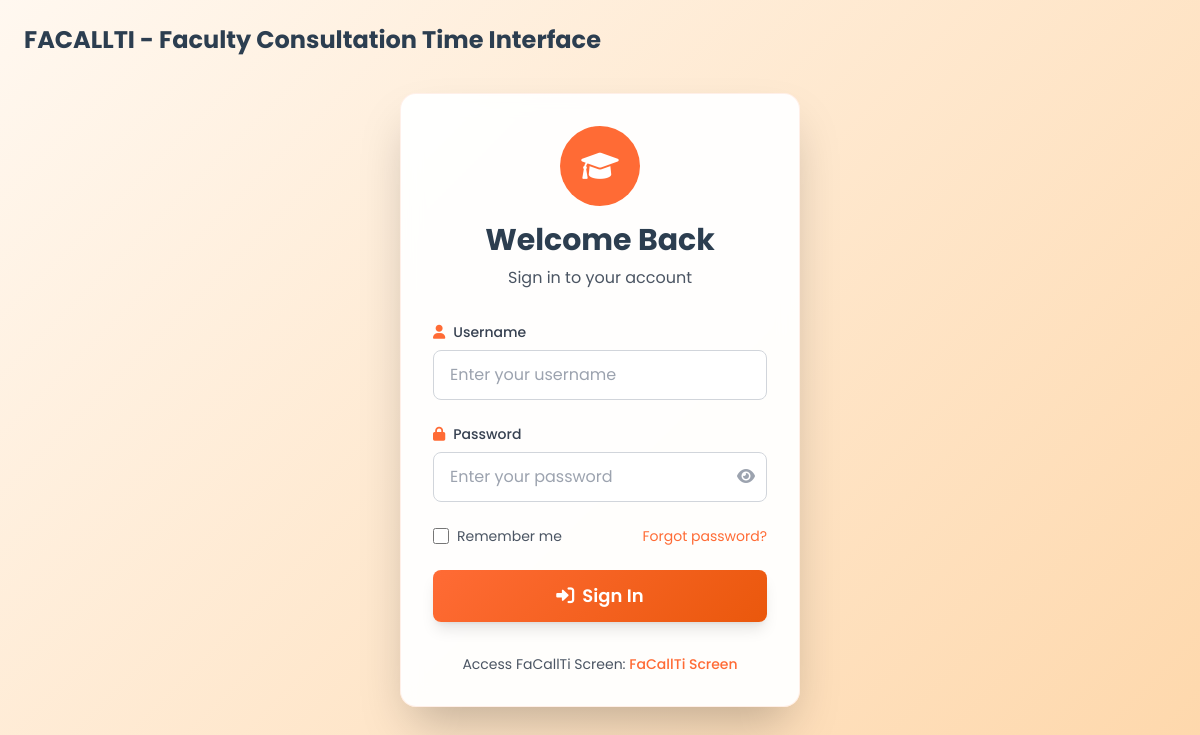
Before: / with the older database file.
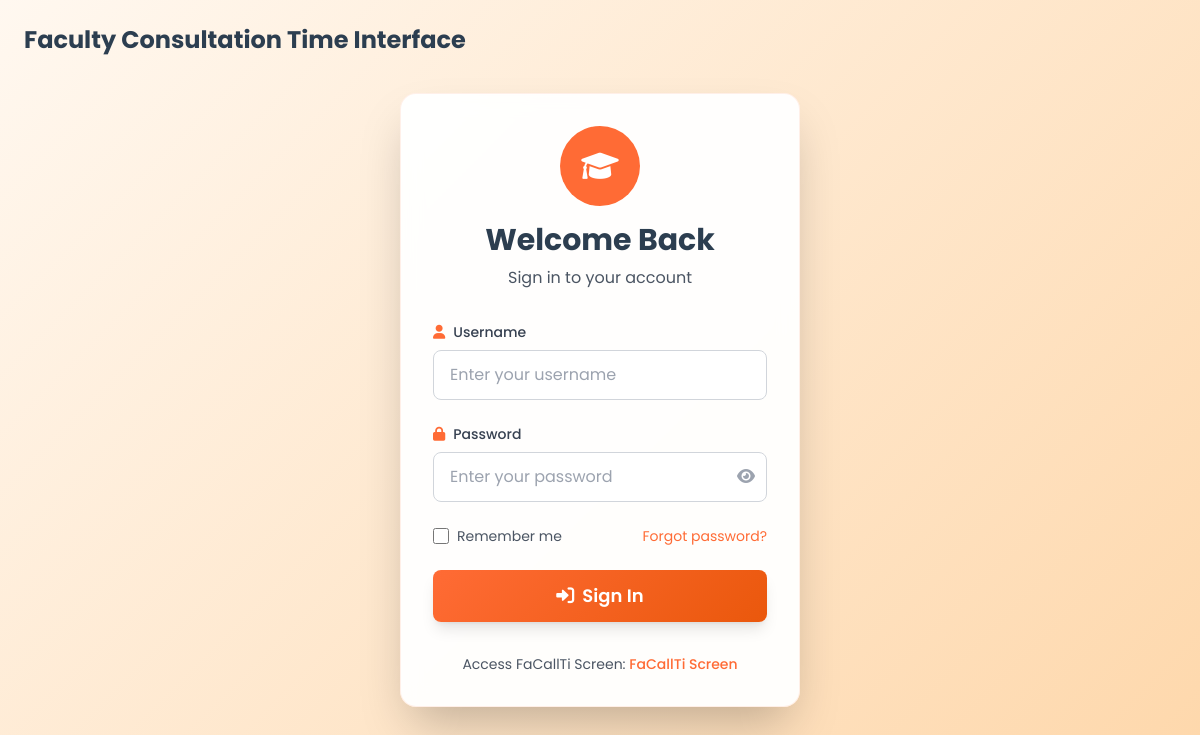
After: the same page with the newer database file.
### tables this page shows
CREATE TABLE `settings` (
  `id` int(11) NOT NULL AUTO_INCREMENT,
  `setting_key` varchar(100) NOT NULL,
  `setting_value` text,
  `created_at` timestamp NULL DEFAULT CURRENT_TIMESTAMP,
  `updated_at` timestamp NULL DEFAULT CURRENT_TIMESTAMP ON UPDATE CURRENT_TIMESTAMP,
  PRIMARY KEY (`id`),
  UNIQUE KEY `setting_key` (`setting_key`)
);

### includes/functions.php (called while the page is built, shortened)
<?php
function get_school_abbreviation($conn) {
    $query = "SELECT setting_value FROM settings WHERE setting_key = 'site_description'";
    $stmt = mysqli_prepare($conn, $query);
    mysqli_stmt_execute($stmt);
    $result = mysqli_stmt_get_result($stmt);
    if ($row = mysqli_fetch_assoc($result)) {
        return $row['setting_value'] ?? 'SEAIT';
    }
    return 'SEAIT';
}

### index.php (the view, shortened to what this page needs)
<?php
require_once 'config/database.php';
require_once 'includes/functions.php';
$school_abbreviation = get_school_abbreviation($conn);
?>
<!DOCTYPE html>
<html lang="en">
<head>
    <script src="https://cdn.tailwindcss.com"></script>
    <link rel="stylesheet" href="https://cdnjs.cloudflare.com/ajax/libs/font-awesome/6.0.0/css/all.min.css">
</head>
<body class="min-h-screen flex items-center justify-center">
    <div class="absolute top-0 left-0 right-0 p-6">
        <div class="max-w-7xl mx-auto flex items-center justify-between">
            <div class="flex items-center space-x-3">
                <h1 class="text-2xl font-bold text-seait-dark"><?php echo htmlspecialchars($school_abbreviation); ?></h1>
            </div>
        </div>
    </div>
    <div class="w-full max-w-md mx-auto px-6">
        <div class="login-container rounded-2xl shadow-2xl p-8">
            <div class="text-center mb-8">
                <div class="w-20 h-20 bg-seait-orange rounded-full flex items-center justify-center mx-auto mb-4">
                    <i class="fas fa-graduation-cap text-white text-3xl"></i>
                </div>
                <h2 class="text-3xl font-bold text-seait-dark mb-2">Welcome Back</h2>
                <p class="text-gray-600">Sign in to your account</p>
            </div>
            <form id="loginForm" class="space-y-6">
                <div>
                    <label for="username" class="block text-sm font-medium text-gray-700 mb-2">
                        <i class="fas fa-user mr-2 text-seait-orange"></i>Username
                    </label>
                    <input type="text" id="username" name="username" required
                           class="form-input w-full px-4 py-3 border border-gray-300 rounded-lg focus:outline-none focus:ring-2 focus:ring-seait-orange focus:border-transparent transition-all duration-200"
                           placeholder="Enter your username">
                </div>
                <div>
                    <label for="password" class="block text-sm font-medium text-gray-700 mb-2">
                        <i class="fas fa-lock mr-2 text-seait-orange"></i>Password
                    </label>
                    <div class="relative">
                        <input type="password" id="password" name="password" required
                               class="form-input w-full px-4 py-3 border border-gray-300 rounded-lg focus:outline-none focus:ring-2 focus:ring-seait-orange focus:border-transparent transition-all duration-200 pr-12"
                               placeholder="Enter your password">
                        <button type="button" onclick="togglePassword()" class="absolute right-3 top-1/2 transform -translate-y-1/2 text-gray-400 hover:text-seait-orange transition-colors">
                            <i id="passwordToggle" class="fas fa-eye"></i>
                        </button>
                    </div>
                </div>
                <div class="flex items-center justify-between">
                    <label class="flex items-center">
                        <input type="checkbox" class="checkbox h-4 w-4 text-seait-orange focus:ring-seait-orange border-gray-300 rounded">
                        <span class="ml-2 text-sm text-gray-600">Remember me</span>
                    </label>
                    <a href="#" class="text-sm text-seait-orange hover:text-orange-600 transition-colors">Forgot password?</a>
                </div>
                <button type="submit" class="btn-primary w-full py-3 px-4 rounded-lg text-white font-semibold text-lg shadow-lg">
                    <i class="fas fa-sign-in-alt mr-2"></i>Sign In
                </button>
            </form>
            <div class="mt-8 text-center text-sm text-gray-600">
                <p>Access FaCallTi Screen: <a href="facallti/" class="text-seait-orange hover:text-orange-600 font-medium transition-colors">FaCallTi Screen</a></p>
            </div>
        </div>
    </div>
</body>
</html>

### index.php (style rules this page uses)
body { font-family: 'Poppins', sans-serif; background: linear-gradient(135deg, #FFF8F0 0%, #FED7AA 100%); }
.login-container { background: rgba(255, 255, 255, 0.95); backdrop-filter: blur(10px); border: 1px solid rgba(255, 107, 53, 0.1); }
.btn-primary { background: linear-gradient(135deg, #FF6B35 0%, #EA580C 100%); transition: all 0.3s ease; }

Changed rows visible on the page:
changed settings: setting_value "FACALLTI - Faculty Consultation Time Interface" → "Faculty Consultation Time Interface"
